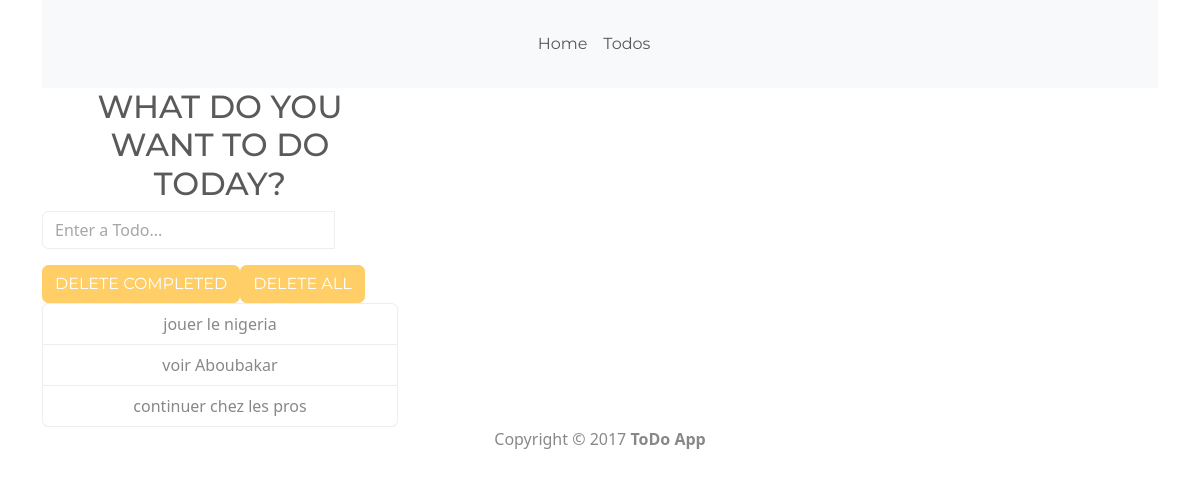
Before: / with the older database file.
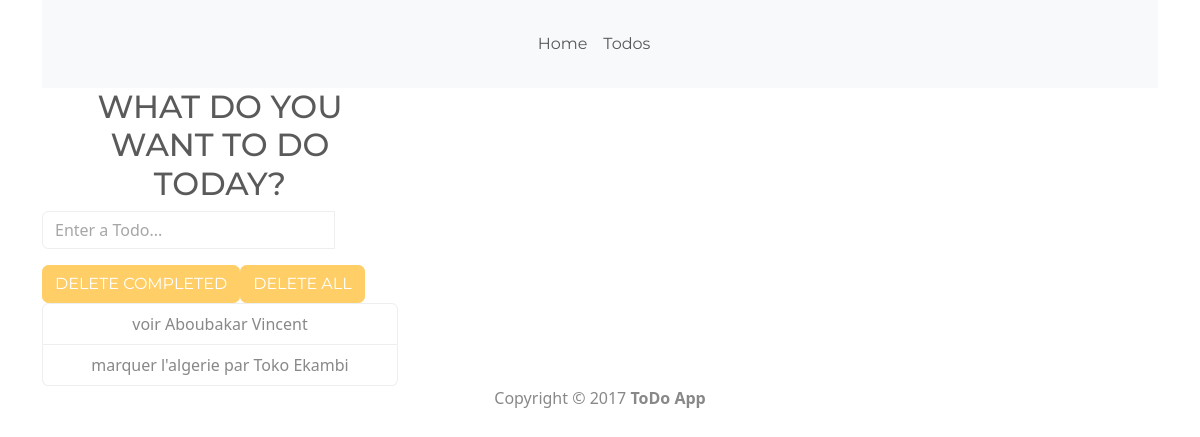
After: the same page with the newer database file.
### blog/models.py (models this page shows, shortened)
class Todo(models.Model):
    text = models.CharField(max_length=50)
    completed = models.BooleanField(default=False)

### blog/views.py (the view)
# urls.py: path('', views.home, name='home'),
def home(request):
    todos = Todo.objects.all().order_by('-id')
    form = TodoForm()
    context = {
        'form' : form,
        'todos' : todos,
    }
    return render(request, 'index.html', context)

### blog/forms.py
class TodoForm(forms.ModelForm):
    class Meta:
        model = Todo
        fields = ('text',)

### blog/templates/index.html (shortened to what this page needs)
{% extends 'base.html' %}
{% load widget_tweaks %}
{% block content %}
<div class="row">
	<div class="col-lg-4 col-lg-offset-4" id="content">
		<h2>WHAT DO YOU WANT TO DO TODAY?</h2>
		<form action="{% url 'add' %}" method="POST" role="form">
			<div class="form-group">
				<div class="input-group">
				  {% render_field form.text placeholder="Enter a Todo..." class="form-control" %}
				  <span class="input-group-btn">
					  <button href="{% url 'add' %}" type="submit" class="btn btn-default" id="add-btn">ADD</button>
				  </span>
				</div>
			</div>
		</form>
		<div class="row t10">
			<div class="col-lg-12">
				<div class="btn-toolbar">
					<div class="btn-group">
						<a href="{% url 'delete_completed'%}">
							<button type="button" class="btn btn-warning">
								 DELETE COMPLETED
							</button>
						</a>
					</div>
					<div class="btn-group">
						<a href="{% url 'delete_all'%}">
							<button type="button" class="btn btn-warning">
								 DELETE ALL
							</button>
						</a>
					</div>
				</div>
			</div>
		</div>
		<ul class="list-group t20">
			{% for todo in todos %}
			{% if  todo.completed %}
			<li class="list-group-item todo-completed">{{ todo.text }}</li>
			{% else %}
			<li class="list-group-item">{{ todo.text }}</li>
			{% endif %}
			{% endfor %}
		</ul>
	</div>
</div>
{% endblock content %}

### blog/templates/base.html (shortened to what this page needs)
{% load static %}
{% load bootstrap5 %}
{% bootstrap_css %}
<!DOCTYPE html>
<html lang="en">
	<body>
        {% include 'header.html' %}
		<div class="container text-center" id="wrapper">
			{% include 'navigation.html' %}
			{% block content %}{% endblock content %}
            {% include 'footer.html' %}
		</div>
	</body>
</html>

### blog/templates/header.html (shortened to what this page needs)
{% load static %}
<head>
    <link rel="stylesheet" href="{% static 'css/styles.css' %} " />
</head>

### blog/templates/navigation.html
<nav class="navbar navbar-expand-lg bg-light justify-content-center">
    <div class="row p-3">
        <div class="navbar-nav me-auto mb-2 mb-lg-0">
            <a class="nav-link" href="{% url 'home' %}">Home</a>
            <a class="nav-link" href="{% url 'todos' %}">Todos</a>
        </div>
    </div>
</nav>

### blog/templates/footer.html
<footer>
    <div class="row pad">
        <div class="col-lg-12 text-center">
            Copyright &copy; 2017 <strong>ToDo App</strong>
        </div>
    </div>
</footer>

Changed rows visible on the page:
removed Todo: text "jouer le nigeria"
removed Todo: text "voir Aboubakar"
removed Todo: text "continuer chez les pros"
added Todo: text "voir Aboubakar Vincent"
added Todo: text "marquer l'algerie par Toko Ekambi"
